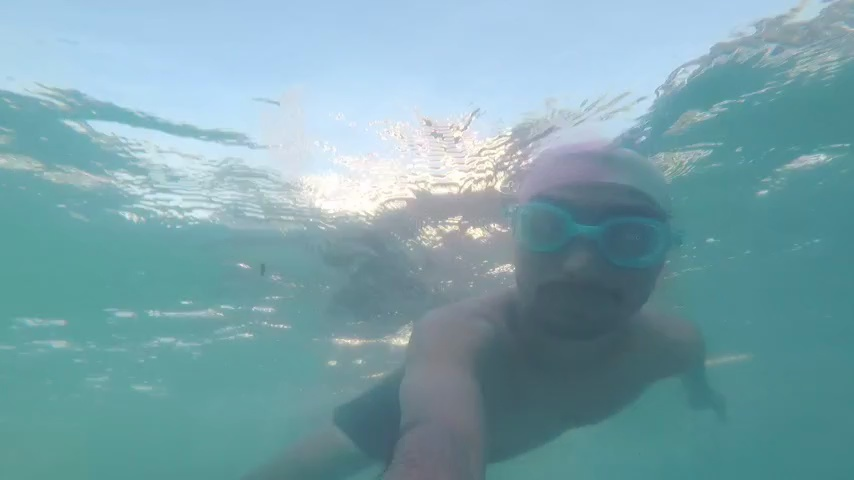
#> input picture ass1/images/frame2725.jpg, 854 x 480 px; its folder holds only this picture in this run
$ python cv.py
#> lines starting #> are read from the running program, lines starting #| are printed output that depends on the picture
import cv2
import numpy as np
import os
import matplotlib.pyplot as plt

images = os.listdir('images')
images.sort()

for image in images:

	path = "images/"+image
	img = cv2.imread(path)
#> img is the input picture: shape (480, 854, 3); mean B, G, R 171.5, 162.8, 122.7

	# cv2.imshow("img", img)

	# gamma correction (change gamma to observe different results)
	gamma = 1.4
	invGamma = 1.0 / gamma
	table = np.array([((i / 255.0) ** invGamma) * 255 for i in np.arange(0, 256)]).astype("uint8")
	dst = cv2.LUT(img, table)
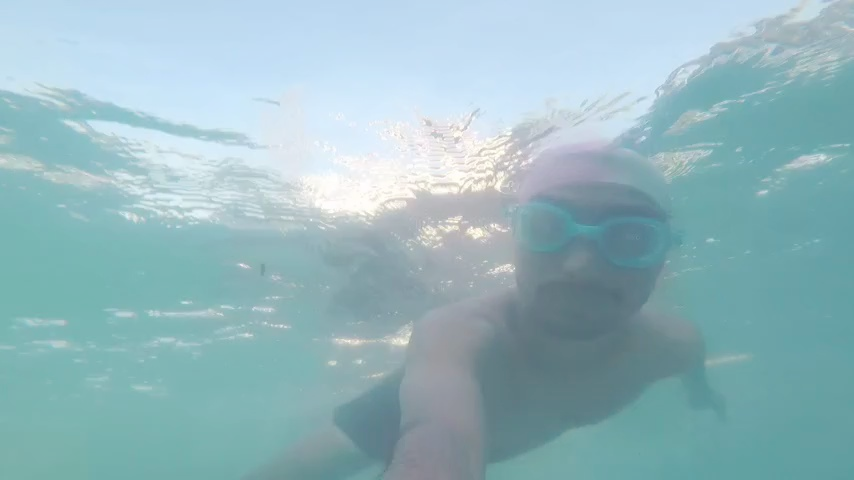
#> dst: shape (480, 854, 3); mean B, G, R 190.3, 183.5, 148.4

	# adaptive histogram equalization using CLAHE (change cliplimit and titleGridSize to observe different results)
	dst = cv2.cvtColor(dst, cv2.COLOR_BGR2YCrCb)
#> dst: shape (480, 854, 3); mean of channels 0, 1, 2 173.8, 109.9, 137.3
	Y, Cr, Cb = cv2.split(dst)
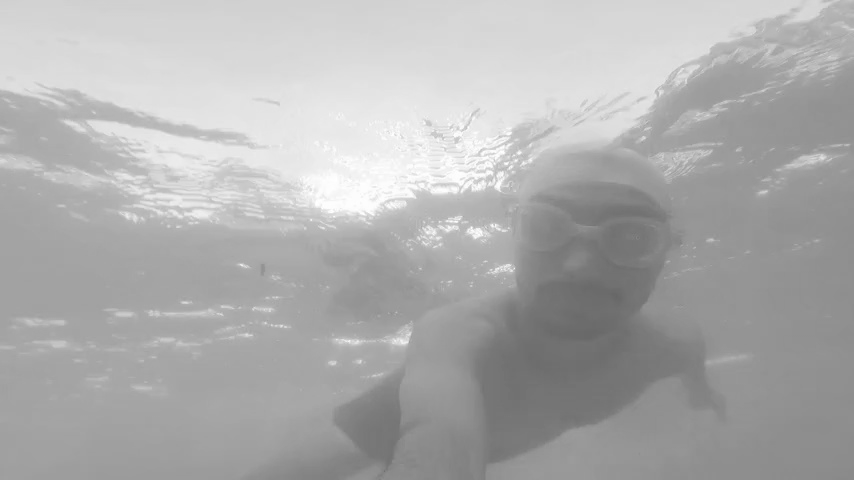
#> Y: shape (480, 854); min 102, max 255, mean 173.8
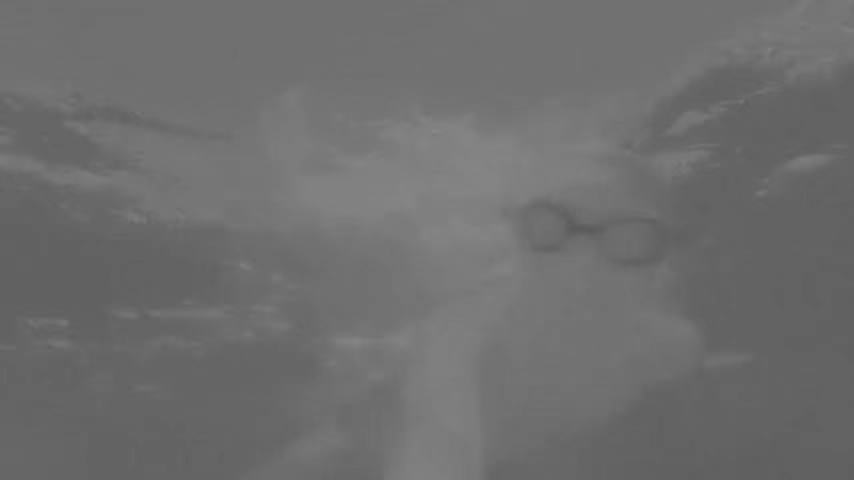
#> Cr: shape (480, 854); min 91, max 135, mean 109.9
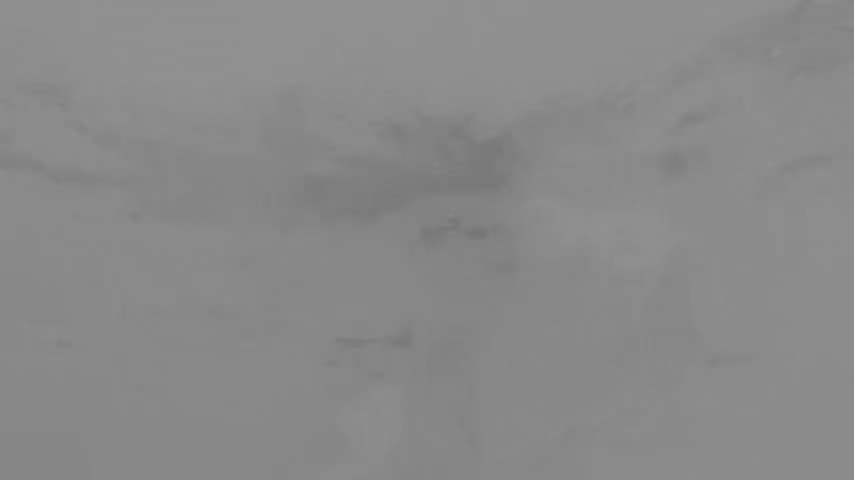
#> Cb: shape (480, 854); min 117, max 145, mean 137.3
	clahe = cv2.createCLAHE(clipLimit=1.5, tileGridSize=(8,8))
	Y = clahe.apply(Y)
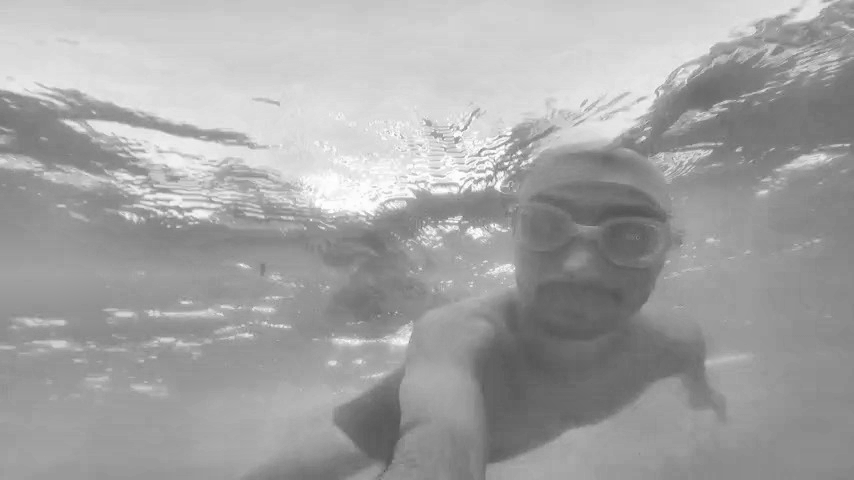
#> Y: shape (480, 854); min 84, max 255, mean 163.8
	dst = cv2.merge((Y, Cr, Cb))
#> dst: shape (480, 854, 3); mean of channels 0, 1, 2 163.8, 109.9, 137.3
	dst = cv2.cvtColor(dst, cv2.COLOR_YCrCb2BGR)
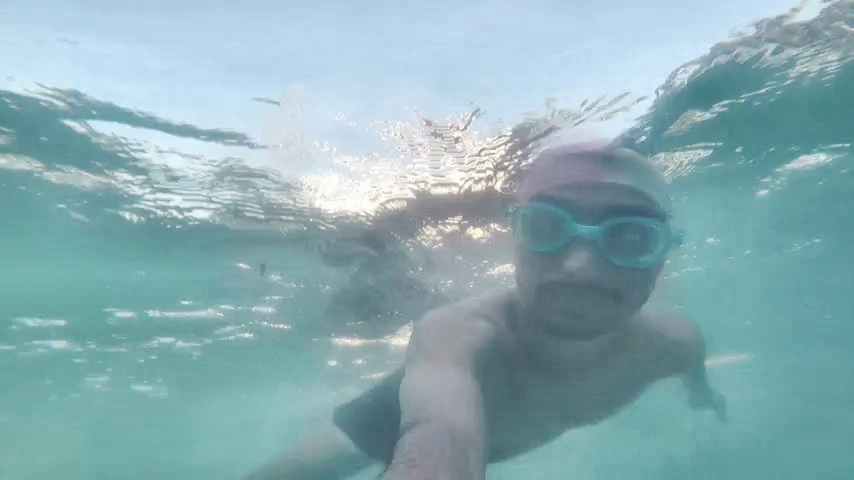
#> dst: shape (480, 854, 3); mean B, G, R 180.3, 173.6, 138.4

	# denoising the image after equalization
	dst = cv2.fastNlMeansDenoisingColored(dst,None,4,4,3,7)

	# varying contrast and brightness (change alpha and beta to observe different results)
	dst = cv2.convertScaleAbs(dst, alpha = 1.3, beta = 1.3)
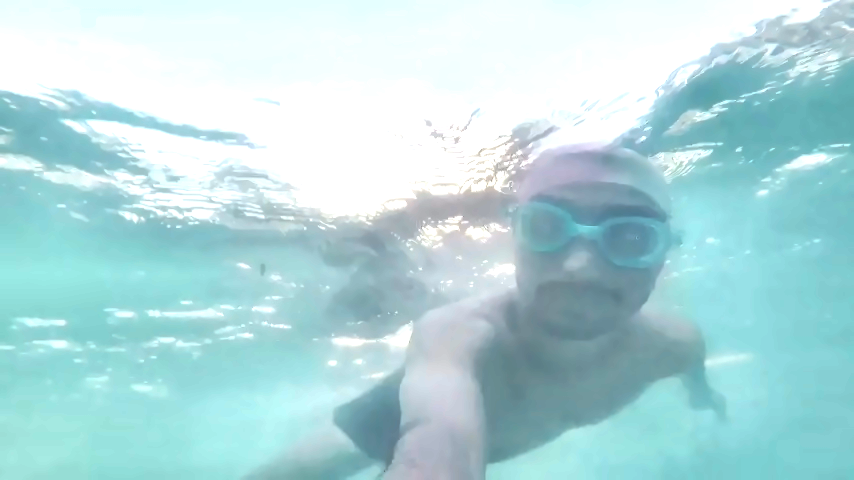
#> dst: shape (480, 854, 3); mean B, G, R 221, 217.7, 178


	cv2.imwrite("results/"+image, dst)

	# cv2.waitKey(0)

$ run again, on ass1/images/frame2746.jpg
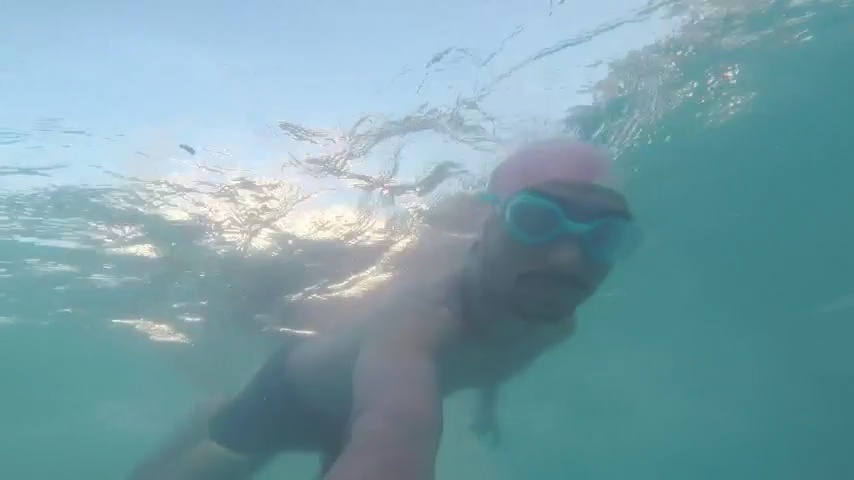
#> input picture ass1/images/frame2746.jpg, 854 x 480 px
#> img is the input picture: shape (480, 854, 3); mean B, G, R 169.1, 159.6, 121.2
#> `dst = cv2.convertScaleAbs(dst, alpha = 1.3, beta = 1.3)`:
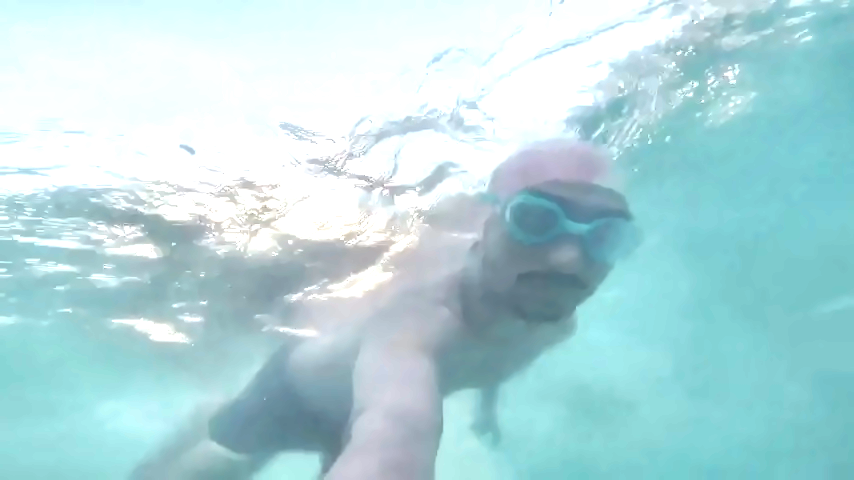
#> dst: shape (480, 854, 3); mean B, G, R 221.3, 217.2, 179
